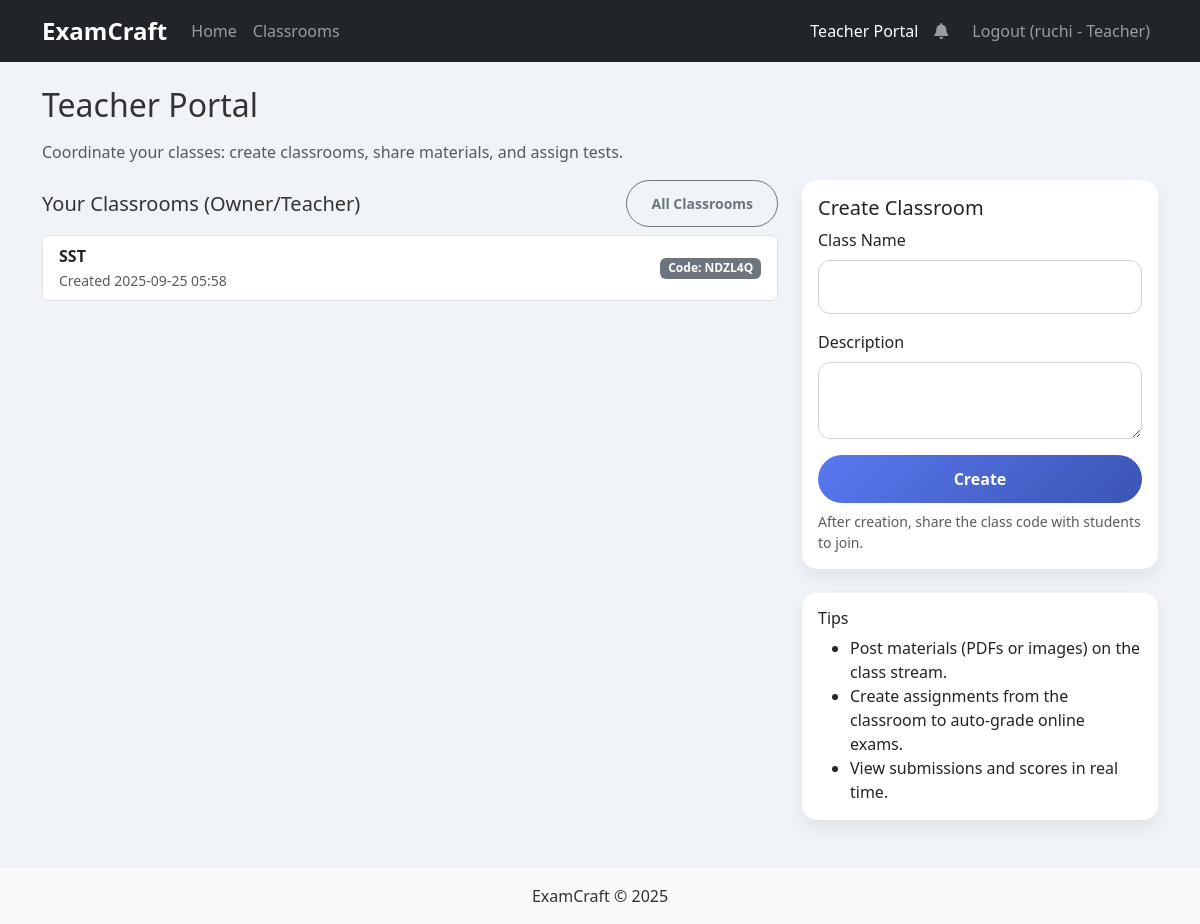
The app's page /portal/teacher (signed in), older data.
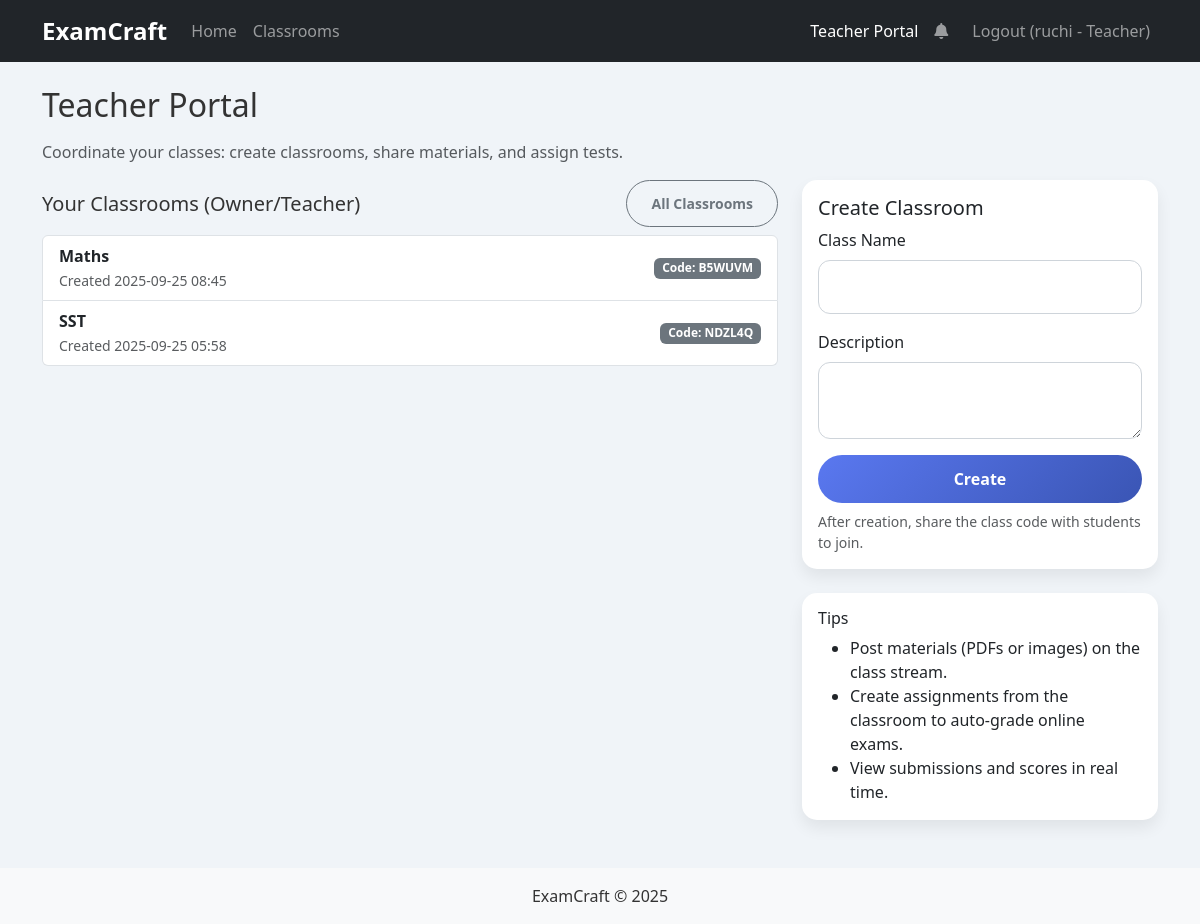
The same page, newer data.
### app.py (models this page shows, shortened)
class User(db.Model):
    id = db.Column(db.Integer, primary_key=True)
    username = db.Column(db.String(80), unique=True, nullable=False)
    password_hash = db.Column(db.String(120), nullable=False)
    role = db.Column(db.String(20), nullable=False, default='student')  # 'teacher' or 'student'

class Classroom(db.Model):
    id = db.Column(db.Integer, primary_key=True)
    name = db.Column(db.String(120), nullable=False)
    code = db.Column(db.String(10), unique=True, nullable=False)
    description = db.Column(db.Text, nullable=True)
    owner_id = db.Column(db.Integer, db.ForeignKey('user.id'), nullable=False)
    created_at = db.Column(db.DateTime, default=datetime.utcnow)

### app.py (the view)
@app.route('/portal/teacher')
@login_required
def teacher_portal():
    if session.get('role') != 'teacher':
        flash('Only teachers can access the Teacher Portal.', 'danger')
        return redirect(url_for('index'))
    user = get_current_user()
    owned_classes = Classroom.query.filter_by(owner_id=user.id).order_by(Classroom.created_at.desc()).all()
    teacher_memberships = ClassroomMembership.query.filter_by(user_id=user.id, role='teacher').all()
    extra_ids = [m.classroom_id for m in teacher_memberships if m.classroom_id not in [c.id for c in owned_classes]]
    extra_classes = Classroom.query.filter(Classroom.id.in_(extra_ids)).all() if extra_ids else []
    classes = owned_classes + extra_classes
    return render_template('teacher_portal.html', classes=classes)

### app.py (called while the page is built)
def login_required(f):
    @wraps(f)
    def decorated_function(*args, **kwargs):
        if 'username' not in session:
            flash('Please log in to access this page.', 'warning')
            return redirect(url_for('login'))
        return f(*args, **kwargs)
    return decorated_function

def get_current_user():
    username = session.get('username')
    if not username:
        return None
    return User.query.filter_by(username=username).first()

@app.context_processor
def inject_unread_notifications():
    try:
        user = get_current_user()
        if not user:
            return dict(unread_notifications=0)
        count = Notification.query.filter_by(user_id=user.id, read_at=None).count()
        return dict(unread_notifications=count)
    except Exception:
        return dict(unread_notifications=0)

### templates/teacher_portal.html (shortened to what this page needs)
{% extends "base.html" %}
{% block content %}
<h2 class="mb-3">Teacher Portal</h2>
<p class="text-muted">Coordinate your classes: create classrooms, share materials, and assign tests.</p>
<div class="row g-4">
  <div class="col-md-8">
    <div class="d-flex justify-content-between align-items-center mb-2">
      <h5 class="mb-0">Your Classrooms (Owner/Teacher)</h5>
      <a class="btn btn-sm btn-outline-secondary" href="{{ url_for('classrooms') }}">All Classrooms</a>
    </div>
    {% if classes %}
      <div class="list-group">
        {% for c in classes %}
          <a class="list-group-item list-group-item-action d-flex justify-content-between align-items-center" href="{{ url_for('classroom_view', class_id=c.id) }}">
            <div>
              <div class="fw-bold">{{ c.name }}</div>
              <small class="text-muted">Created {{ c.created_at.strftime('%Y-%m-%d %H:%M') }}</small>
            </div>
            <span class="badge bg-secondary">Code: {{ c.code }}</span>
          </a>
        {% endfor %}
      </div>
    {% else %}
      <div class="alert alert-info">You aren't teaching any classroom yet. Create one using the form on the right.</div>
    {% endif %}
  </div>
  <div class="col-md-4">
    <div class="card mb-4">
      <div class="card-body">
        <h5 class="card-title">Create Classroom</h5>
        <form method="post" action="{{ url_for('create_classroom') }}">
          <div class="mb-3">
            <label class="form-label">Class Name</label>
            <input type="text" name="name" class="form-control" required>
          </div>
          <div class="mb-3">
            <label class="form-label">Description</label>
            <textarea name="description" class="form-control" rows="2"></textarea>
          </div>
          <button class="btn btn-primary w-100" type="submit">Create</button>
        </form>
        <div class="form-text mt-2">After creation, share the class code with students to join.</div>
      </div>
    </div>
    <div class="card">
      <div class="card-body">
        <h6 class="card-title">Tips</h6>
        <ul class="mb-0">
          <li>Post materials (PDFs or images) on the class stream.</li>
          <li>Create assignments from the classroom to auto-grade online exams.</li>
          <li>View submissions and scores in real time.</li>
        </ul>
      </div>
    </div>
  </div>
</div>
{% endblock %}

### templates/base.html (shortened to what this page needs)
<!DOCTYPE html>
<html lang="en">
<head>
    <link href="https://cdn.jsdelivr.net/npm/bootstrap@5.3.0-alpha1/dist/css/bootstrap.min.css" rel="stylesheet">
    <link rel="stylesheet" href="https://cdnjs.cloudflare.com/ajax/libs/font-awesome/5.15.4/css/all.min.css">
    <link rel="stylesheet" href="{{ url_for('static', filename='css/style.css') }}">
</head>
<body>
    <nav class="navbar navbar-expand-lg navbar-dark bg-dark">
        <div class="container">
            <a class="navbar-brand" href="{{ url_for('index') }}">ExamCraft</a>
            <div class="collapse navbar-collapse" id="navbarNav">
                <ul class="navbar-nav me-auto mb-2 mb-lg-0">
                    <li class="nav-item">
                        <a class="nav-link" href="{{ url_for('index') }}">Home</a>
                    </li>
                    <li class="nav-item">
                        <a class="nav-link" href="{{ url_for('classrooms') }}">Classrooms</a>
                    </li>
                </ul>
                <ul class="navbar-nav ms-auto">
                    {% if session.username %}
                    {% if session.role == 'teacher' %}
                    <li class="nav-item">
                        <a class="nav-link" href="{{ url_for('teacher_portal') }}">Teacher Portal</a>
                    </li>
                    {% elif session.role == 'student' %}
                    <li class="nav-item">
                        <a class="nav-link" href="{{ url_for('student_portal') }}">Student Portal</a>
                    </li>
                    {% endif %}
                    <li class="nav-item">
                        <a class="nav-link position-relative" href="{{ url_for('notifications_page') }}" title="Notifications">
                            <i class="fas fa-bell"></i>
                        </a>
                    </li>
                    <li class="nav-item ms-2">
                        <a class="nav-link" href="{{ url_for('logout') }}">Logout ({{ session.username }}{% if session.role %} - {{ session.role|capitalize }}{% endif %})</a>
                    </li>
                    {% endif %}
                </ul>
            </div>
        </div>
    </nav>
    <div class="container mt-4">
        {% block content %}{% endblock %}
    </div>
    <footer class="mt-5 py-3 bg-light text-center">
        <div class="container">
            <p class="mb-0">ExamCraft &copy; 2025</p>
        </div>
    </footer>
</body>
</html>

### static/css/style.css (style rules this page uses)
body { font-family: 'Segoe UI', Tahoma, Geneva, Verdana, sans-serif; background-color: #f0f4f8; color: #333; }
.navbar-dark .navbar-brand { font-weight: 700; font-size: 1.5rem; }
.navbar-dark .nav-link { font-weight: 500; }
.card { border: none; border-radius: 15px; box-shadow: 0 8px 16px rgba(0,0,0,0.07); }
.btn { border-radius: 50px; font-weight: 600; padding: 0.75rem 1.5rem; transition: all 0.3s ease; }
.btn-primary { background: linear-gradient(135deg, #5a78f0 0%, #3a55b4 100%); border: none; }
.form-control { border-radius: 12px; padding: 0.85rem 1.25rem; border: 1px solid #ced4da; }

Row changes from the older to the newer data that the page shows:
added Classroom: name "Maths", created_at "2025-09-25 08:45", code "B5WUVM"
